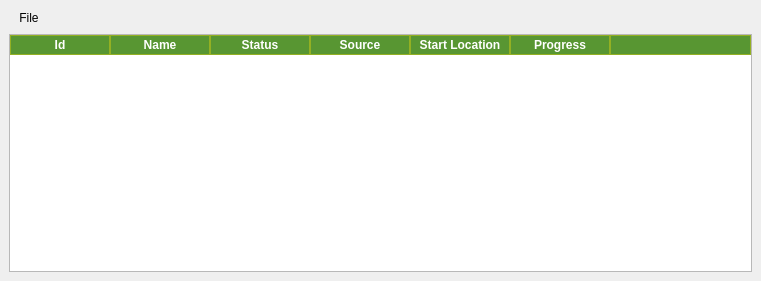
<?xml version="1.0" encoding="UTF-8"?>
<ui version="4.0">
 <class>ManagerWindow</class>
 <widget class="QDockWidget" name="ManagerWindow">
  <property name="geometry">
   <rect>
    <x>0</x>
    <y>0</y>
    <width>761</width>
    <height>281</height>
   </rect>
  </property>
  <property name="windowIcon">
   <iconset resource="resources.qrc">
    <normaloff>:/imgFMV/images/manager.png</normaloff>:/imgFMV/images/manager.png</iconset>
  </property>
  <property name="locale">
   <locale language="English" country="UnitedStates"/>
  </property>
  <property name="features">
   <set>QDockWidget::AllDockWidgetFeatures</set>
  </property>
  <property name="windowTitle">
   <string>Video Manager</string>
  </property>
  <widget class="QWidget" name="dockWidgetContents">
   <layout class="QVBoxLayout" name="verticalLayout">
    <item>
     <widget class="QMenuBar" name="menubarwidget">
      <property name="styleSheet">
       <string notr="true">QMenuBar {
    background-color: transparent;
}</string>
      </property>
      <widget class="QMenu" name="menuFile">
       <property name="title">
        <string>File</string>
       </property>
       <addaction name="actionOpen_Stream"/>
       <addaction name="actionOpen_MPEG2_File"/>
       <addaction name="separator"/>
       <addaction name="actionCreate_MISB_File"/>
      </widget>
      <addaction name="menuFile"/>
     </widget>
    </item>
    <item>
     <widget class="QTableWidget" name="VManager">
      <property name="font">
       <font>
        <family>Arial</family>
        <pointsize>9</pointsize>
        <weight>75</weight>
        <bold>true</bold>
        <stylestrategy>PreferAntialias</stylestrategy>
       </font>
      </property>
      <property name="cursor" stdset="0">
       <cursorShape>PointingHandCursor</cursorShape>
      </property>
      <property name="focusPolicy">
       <enum>Qt::NoFocus</enum>
      </property>
      <property name="contextMenuPolicy">
       <enum>Qt::CustomContextMenu</enum>
      </property>
      <property name="styleSheet">
       <string notr="true">QHeaderView::section
{
spacing: 10px;
background-color: rgb(88,150,50);
color: white;
border: 1px solid  rgb(147,176,35);
margin: 0px;
text-align: center;
font-family: arial;
font-size:12px;
}

QTableView
 {
 alternate-background-color: rgb(221, 233, 237); 
 background-color: none;
font-weight: bold;
color: rgb(56, 95, 107);
 }
</string>
      </property>
      <property name="editTriggers">
       <set>QAbstractItemView::NoEditTriggers</set>
      </property>
      <property name="dragDropMode">
       <enum>QAbstractItemView::NoDragDrop</enum>
      </property>
      <property name="alternatingRowColors">
       <bool>true</bool>
      </property>
      <property name="selectionMode">
       <enum>QAbstractItemView::SingleSelection</enum>
      </property>
      <property name="selectionBehavior">
       <enum>QAbstractItemView::SelectRows</enum>
      </property>
      <property name="gridStyle">
       <enum>Qt::SolidLine</enum>
      </property>
      <attribute name="horizontalHeaderStretchLastSection">
       <bool>true</bool>
      </attribute>
      <attribute name="verticalHeaderVisible">
       <bool>false</bool>
      </attribute>
      <column>
       <property name="text">
        <string>Id</string>
       </property>
       <property name="font">
        <font>
         <stylestrategy>PreferAntialias</stylestrategy>
        </font>
       </property>
      </column>
      <column>
       <property name="text">
        <string>Name</string>
       </property>
       <property name="font">
        <font>
         <stylestrategy>PreferAntialias</stylestrategy>
        </font>
       </property>
      </column>
      <column>
       <property name="text">
        <string>Status</string>
       </property>
       <property name="font">
        <font>
         <stylestrategy>PreferAntialias</stylestrategy>
        </font>
       </property>
      </column>
      <column>
       <property name="text">
        <string>Source</string>
       </property>
       <property name="font">
        <font>
         <stylestrategy>PreferAntialias</stylestrategy>
        </font>
       </property>
      </column>
      <column>
       <property name="text">
        <string>Start Location</string>
       </property>
       <property name="font">
        <font>
         <stylestrategy>PreferAntialias</stylestrategy>
        </font>
       </property>
      </column>
      <column>
       <property name="text">
        <string>Progress</string>
       </property>
       <property name="font">
        <font>
         <stylestrategy>PreferAntialias</stylestrategy>
        </font>
       </property>
      </column>
      <column>
       <property name="text">
        <string/>
       </property>
      </column>
     </widget>
    </item>
   </layout>
  </widget>
  <action name="actionOpen_Stream">
   <property name="icon">
    <iconset resource="resources.qrc">
     <normaloff>:/imgFMV/images/stream.png</normaloff>:/imgFMV/images/stream.png</iconset>
   </property>
   <property name="text">
    <string>Open Stream</string>
   </property>
  </action>
  <action name="actionOpen_MPEG2_File">
   <property name="icon">
    <iconset resource="resources.qrc">
     <normaloff>:/imgFMV/images/misb-file.png</normaloff>:/imgFMV/images/misb-file.png</iconset>
   </property>
   <property name="text">
    <string>Open Video File</string>
   </property>
  </action>
  <action name="actionCreate_MISB_File">
   <property name="icon">
    <iconset resource="resources.qrc">
     <normaloff>:/imgFMV/images/multiplexer.png</normaloff>:/imgFMV/images/multiplexer.png</iconset>
   </property>
   <property name="text">
    <string>Create MISB File</string>
   </property>
  </action>
 </widget>
 <resources>
  <include location="resources.qrc"/>
 </resources>
 <connections>
  <connection>
   <sender>actionOpen_Stream</sender>
   <signal>triggered()</signal>
   <receiver>ManagerWindow</receiver>
   <slot>openStreamDialog()</slot>
   <hints>
    <hint type="sourcelabel">
     <x>-1</x>
     <y>-1</y>
    </hint>
    <hint type="destinationlabel">
     <x>338</x>
     <y>149</y>
    </hint>
   </hints>
  </connection>
  <connection>
   <sender>VManager</sender>
   <signal>doubleClicked(QModelIndex)</signal>
   <receiver>ManagerWindow</receiver>
   <slot>PlayVideoFromManager()</slot>
   <hints>
    <hint type="sourcelabel">
     <x>100</x>
     <y>127</y>
    </hint>
    <hint type="destinationlabel">
     <x>1</x>
     <y>220</y>
    </hint>
   </hints>
  </connection>
  <connection>
   <sender>actionOpen_MPEG2_File</sender>
   <signal>triggered()</signal>
   <receiver>ManagerWindow</receiver>
   <slot>openVideoFileDialog()</slot>
   <hints>
    <hint type="sourcelabel">
     <x>-1</x>
     <y>-1</y>
    </hint>
    <hint type="destinationlabel">
     <x>338</x>
     <y>89</y>
    </hint>
   </hints>
  </connection>
  <connection>
   <sender>actionCreate_MISB_File</sender>
   <signal>triggered()</signal>
   <receiver>ManagerWindow</receiver>
   <slot>openMuiltiplexorDialog()</slot>
   <hints>
    <hint type="sourcelabel">
     <x>-1</x>
     <y>-1</y>
    </hint>
    <hint type="destinationlabel">
     <x>380</x>
     <y>140</y>
    </hint>
   </hints>
  </connection>
 </connections>
 <slots>
  <slot>openVideoFileDialog()</slot>
  <slot>PlayVideoFromManager()</slot>
  <slot>openStreamDialog()</slot>
  <slot>openMuiltiplexorDialog()</slot>
 </slots>
</ui>
